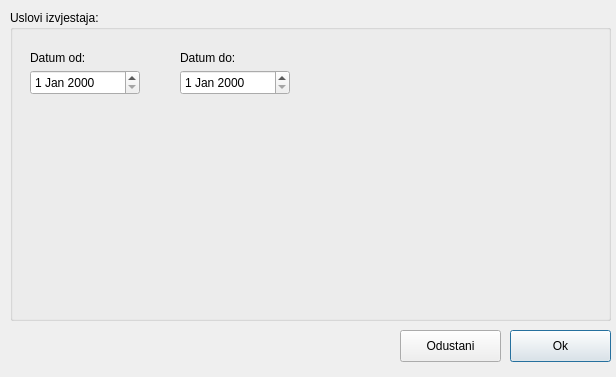
<?xml version="1.0" encoding="UTF-8"?>
<ui version="4.0">
 <class>Dialog</class>
 <widget class="QDialog" name="Dialog">
  <property name="geometry">
   <rect>
    <x>0</x>
    <y>0</y>
    <width>616</width>
    <height>377</height>
   </rect>
  </property>
  <property name="windowTitle">
   <string>Dialog</string>
  </property>
  <widget class="QGroupBox" name="groupBox">
   <property name="geometry">
    <rect>
     <x>10</x>
     <y>10</y>
     <width>601</width>
     <height>311</height>
    </rect>
   </property>
   <property name="title">
    <string>Uslovi izvjestaja:</string>
   </property>
   <widget class="QDateEdit" name="dateTo">
    <property name="geometry">
     <rect>
      <x>170</x>
      <y>60</y>
      <width>110</width>
      <height>25</height>
     </rect>
    </property>
   </widget>
   <widget class="QDateEdit" name="dateFrom">
    <property name="geometry">
     <rect>
      <x>20</x>
      <y>60</y>
      <width>110</width>
      <height>25</height>
     </rect>
    </property>
   </widget>
   <widget class="QLabel" name="label">
    <property name="geometry">
     <rect>
      <x>20</x>
      <y>40</y>
      <width>62</width>
      <height>16</height>
     </rect>
    </property>
    <property name="text">
     <string>Datum od:</string>
    </property>
   </widget>
   <widget class="QLabel" name="label_2">
    <property name="geometry">
     <rect>
      <x>170</x>
      <y>40</y>
      <width>62</width>
      <height>16</height>
     </rect>
    </property>
    <property name="text">
     <string>Datum do:</string>
    </property>
   </widget>
  </widget>
  <widget class="QPushButton" name="btnOk">
   <property name="geometry">
    <rect>
     <x>510</x>
     <y>330</y>
     <width>101</width>
     <height>32</height>
    </rect>
   </property>
   <property name="text">
    <string>Ok</string>
   </property>
  </widget>
  <widget class="QPushButton" name="btnCancel">
   <property name="geometry">
    <rect>
     <x>400</x>
     <y>330</y>
     <width>101</width>
     <height>32</height>
    </rect>
   </property>
   <property name="text">
    <string>Odustani</string>
   </property>
  </widget>
 </widget>
 <resources/>
 <connections/>
</ui>
